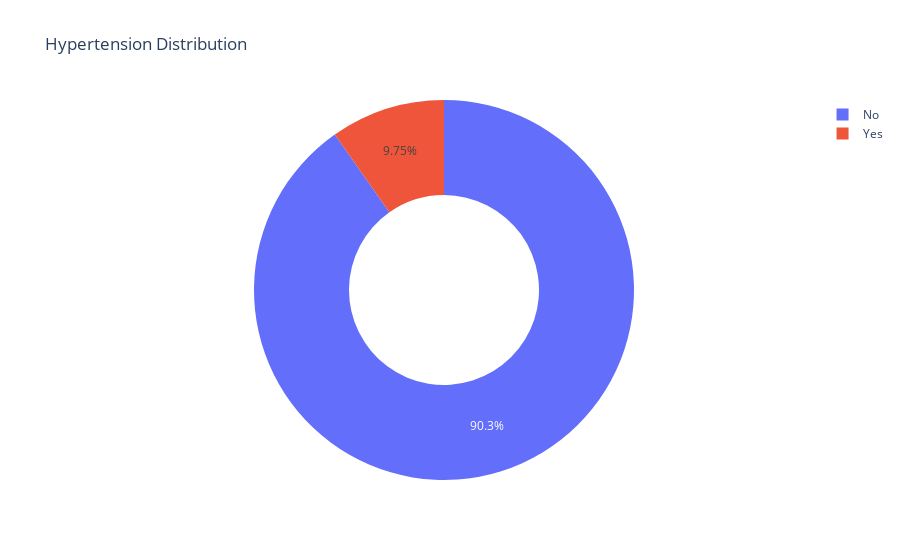

This figure's notebook cell:
### Code cell
pie_graph(data_eda, 'Hypertension Distribution','hypertension')

### Figure 1 — Plotly figure (JSON) as saved in the notebook; plotly's stock layout.template omitted (floating-point values rounded to 4 significant figures)
{"data": [{"hole": 0.5, "labels": ["No", "Yes"], "type": "pie", "values": [4612, 498]}], "layout": {"title": {"text": "Hypertension Distribution"}}}
